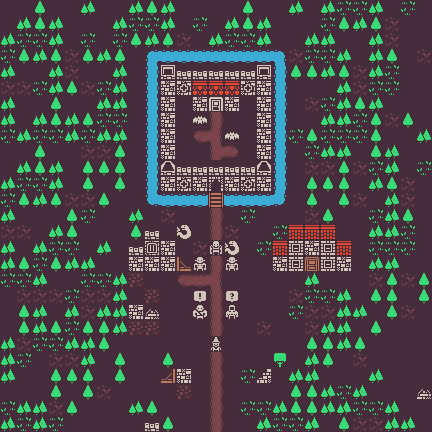

Tiled map render using the project's own tile images. Description and the map definition, with tile-layer contents summarised, below:
An orthogonal 27x27 tile map with 16x16 px tiles, 1 tile layer (Warstwa Kafelków 1).

<map version="1.2" tiledversion="1.2.4" orientation="orthogonal" renderorder="right-up" width="27" height="27" tilewidth="16" tileheight="16" infinite="0" nextlayerid="2" nextobjectid="1">
 <tileset firstgid="1" source="tileset_colored.tsx" />
 <layer id="1" name="Warstwa Kafelków 1" width="27" height="27">
  <data>[729 cells, 729 non-empty, 37 distinct tile ids]</data>
 </layer>
</map>
